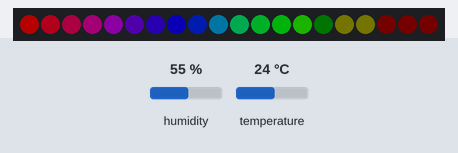
The sketch below on a simulated Arduino Uno, built with avr-gcc and run on an emulated ATmega328P. Shown: 20 RGB LEDs in strip order, left to right. The inputs (shaded band) are chosen by the test bench; at power-on: temperature 24 °C, humidity 55 %. Dim RGB values are drawn brighter than linear.

Above: at 2.8 s.
2.9 s: temperature set to 12 °C
At 4.3 s:
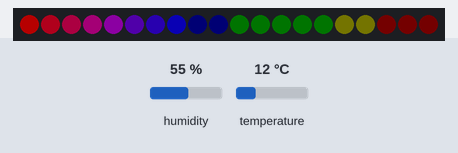
5.6 s: temperature set to 28 °C
At 7.2 s:
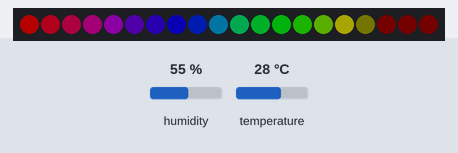
8.3 s: temperature set to 33 °C
At 10.7 s:
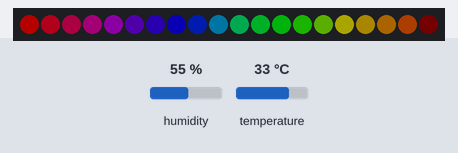
Timing chart, 0 to 12.2 s (numbered marks = the images above; inputs shaded):
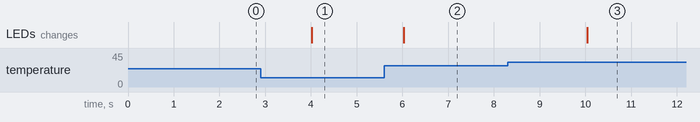

Measured:
- after the input at 2.9 s, the LEDs: change after 1.1 s (image 1)
- after the input at 5.6 s, the LEDs: change after 0.43 s (image 2)
- after the input at 8.3 s, the LEDs: change after 1.7 s (image 3)

The sketch:

stripled-thermometer.ino
```cpp
/*
 * FastLED
 */
#include <FastLED.h>
#define STRIPLED_PIN 3
#define NUM_LEDS 20
CRGB leds[NUM_LEDS];

/*
 * DHT
 */
#include <DHT.h>
#define DHT_PIN 2
DHT dht(DHT_PIN, DHT22);

/*
 * temperature display parameters
 */
#define MIN_TEMP -5
#define MAX_TEMP 45
#define TEMP_RANGE (MAX_TEMP - MIN_TEMP)
#define TEMP_LEDS (TEMP_RANGE / NUM_LEDS)
#define TEMP_POLL_MS 1000
#define BRIGHT_SHOW 128
#define BRIGHT_HIDE 8


/*
 * functions
 */
void setup() {
	FastLED.addLeds<NEOPIXEL, STRIPLED_PIN>(leds, NUM_LEDS);
	dht.begin();
}

void loop() {
  int mesure_led = ((dht.readTemperature() - MIN_TEMP) / TEMP_LEDS);
  for(int i = 0; i < NUM_LEDS; i++)
    leds[i] = CHSV((NUM_LEDS-i)*255/NUM_LEDS, 255, i < mesure_led ? BRIGHT_SHOW : BRIGHT_HIDE);
  FastLED.delay(TEMP_POLL_MS);
}
```
